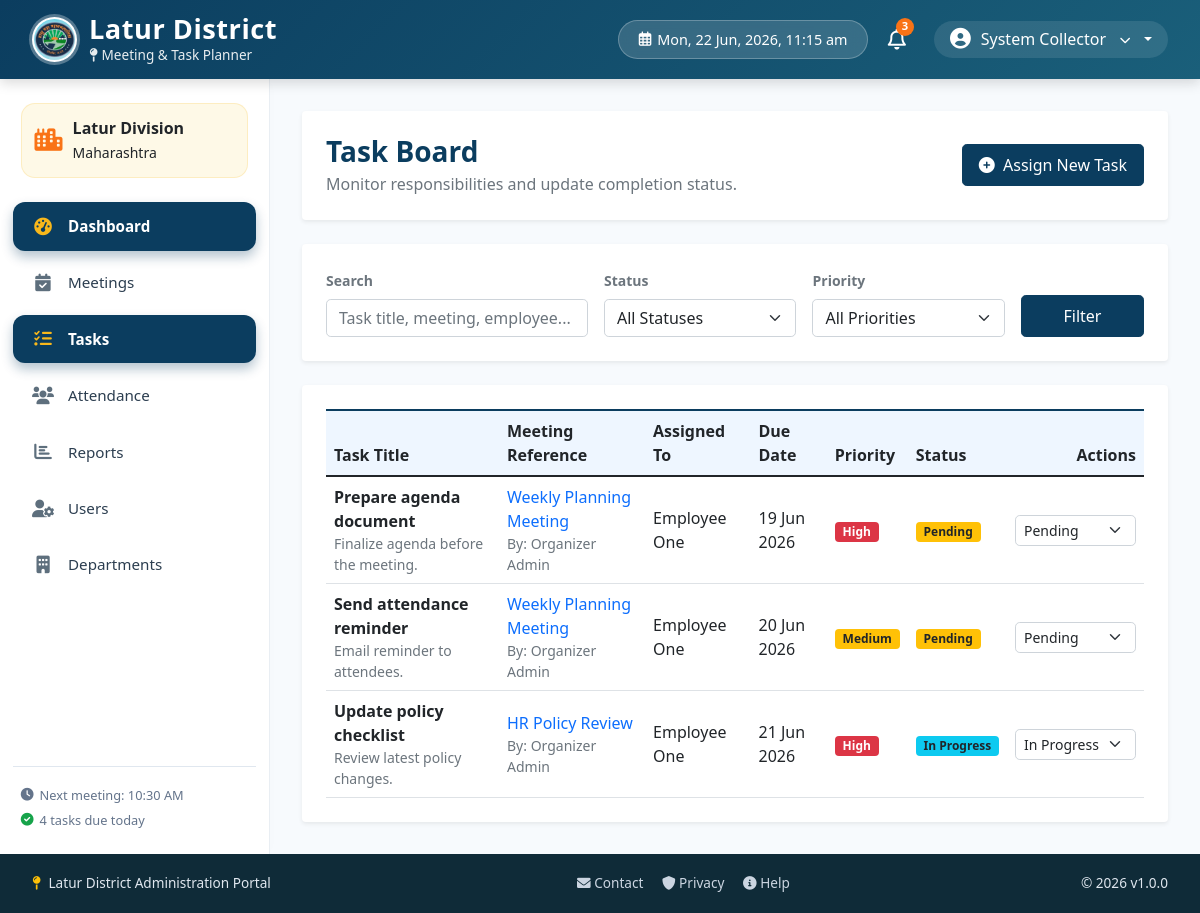
Screenshot of /modules/tasks/index.php (signed in) with the database file from the repository.
### tables this page shows
CREATE TABLE IF NOT EXISTS tasks (
  id INT AUTO_INCREMENT PRIMARY KEY,
  meeting_id INT NOT NULL,
  title VARCHAR(150) NOT NULL,
  assigned_to INT NOT NULL,
  due_date DATE NOT NULL,
  priority VARCHAR(20) NOT NULL,
  status VARCHAR(30) NOT NULL DEFAULT 'Pending',
  notes TEXT,
  created_at TIMESTAMP DEFAULT CURRENT_TIMESTAMP,
  FOREIGN KEY (meeting_id) REFERENCES meetings(id) ON DELETE CASCADE,
  FOREIGN KEY (assigned_to) REFERENCES users(id)
);

CREATE TABLE IF NOT EXISTS meetings (
  id INT AUTO_INCREMENT PRIMARY KEY,
  title VARCHAR(150) NOT NULL,
  meeting_date DATE NOT NULL,
  meeting_time TIME NOT NULL,
  location VARCHAR(150) NOT NULL,
  mode VARCHAR(50) NOT NULL,
  agenda TEXT NOT NULL,
  department VARCHAR(100) NOT NULL,
  organizer_id INT NOT NULL,
  status VARCHAR(30) NOT NULL DEFAULT 'Scheduled',
  created_at TIMESTAMP DEFAULT CURRENT_TIMESTAMP,
  FOREIGN KEY (organizer_id) REFERENCES users(id)
);

CREATE TABLE IF NOT EXISTS users (
  id INT AUTO_INCREMENT PRIMARY KEY,
  name VARCHAR(100) NOT NULL,
  email VARCHAR(150) NOT NULL UNIQUE,
  password VARCHAR(255) NOT NULL,
  role VARCHAR(50) NOT NULL,
  department VARCHAR(100) NOT NULL,
  isDeleted ENUM('Yes','No') NOT NULL DEFAULT 'No'
);

### modules/tasks/index.php (the view, shortened to what this page needs)
<?php
include_once '../../includes/header.php';
$conn = getDBConnection();
$user_id = $_SESSION['user_id'];
$role = $_SESSION['role'];
$searchQuery = isset($_GET['search']) ? sanitizeInput($_GET['search']) : '';
$sql = "";
if ($role === 'Collector') {
    $sql = "SELECT t.*, u.name as assignee_name, m.title as meeting_title, o.name as organizer_name
            FROM tasks t
            JOIN users u ON t.assigned_to = u.id
            JOIN meetings m ON t.meeting_id = m.id
            JOIN users o ON m.organizer_id = o.id
            WHERE 1=1";
}
$sql .= " ORDER BY t.due_date ASC";
$stmt = $conn->prepare($sql);
$stmt->execute();
$tasks = $stmt->get_result()->fetch_all(MYSQLI_ASSOC);
?>
<div class="row">
    <div class="col-12">
        <div class="card p-4 border-0 shadow-sm mb-4">
            <div class="d-flex justify-content-between align-items-center flex-wrap gap-2">
                <div>
                    <h3 class="fw-bold mb-1" style="color: #0b3d5f;">Task Board</h3>
                    <p class="text-muted mb-0">Monitor responsibilities and update completion status.</p>
                </div>
                <?php if ($role === 'Organizer' || $role === 'Collector'): ?>
                <a href="create.php" class="btn btn-primary rounded-3 px-3 py-2" style="background-color: #0b3d5f; border-color: #0b3d5f;">
                    <i class="fas fa-plus-circle me-1"></i> Assign New Task
                </a>
                <?php endif; ?>
            </div>
        </div>
        <div class="card p-4 border-0 shadow-sm mb-4 bg-white">
            <form method="GET" class="row g-3 align-items-end">
                <div class="col-md-4">
                    <label class="form-label small fw-bold text-secondary">Search</label>
                    <input type="text" name="search" class="form-control rounded-3" placeholder="Task title, meeting, employee..." value="<?php echo htmlspecialchars($searchQuery); ?>">
                </div>
                <div class="col-md-3">
                    <label class="form-label small fw-bold text-secondary">Status</label>
                    <select name="status" class="form-select rounded-3">
                        <option value="">All Statuses</option>
                    </select>
                </div>
                <div class="col-md-3">
                    <label class="form-label small fw-bold text-secondary">Priority</label>
                    <select name="priority" class="form-select rounded-3">
                        <option value="">All Priorities</option>
                    </select>
                </div>
                <div class="col-md-2 d-grid">
                    <button type="submit" class="btn btn-primary rounded-3 py-2" style="background-color: #0b3d5f; border-color: #0b3d5f;">Filter</button>
                </div>
            </form>
        </div>
        <div class="card p-4 border-0 shadow-sm bg-white">
            <?php if (empty($tasks)): ?>
                <div class="text-center py-5">
                    <i class="bi bi-card-checklist fs-1 text-muted"></i>
                    <p class="text-muted mt-2">No tasks found matching your filters.</p>
                </div>
            <?php else: ?>
                <div class="table-responsive">
                    <table class="table table-hover align-middle mb-0">
                        <thead style="background:#eef6ff; border-top: 2px solid #0b3d5f;">
                            <tr>
                                <th>Task Title</th>
                                <th>Meeting Reference</th>
                                <th>Assigned To</th>
                                <th>Due Date</th>
                                <th>Priority</th>
                                <th>Status</th>
                                <th class="text-end">Actions</th>
                            </tr>
                        </thead>
                        <tbody>
                            <?php foreach ($tasks as $task): ?>
                                <tr>
                                    <td>
                                        <div class="fw-bold text-dark"><?php echo htmlspecialchars($task['title']); ?></div>
                                        <small class="text-muted d-block"><?php echo htmlspecialchars($task['notes']); ?></small>
                                    </td>
                                    <td>
                                        <a href="../meetings/view.php?id=<?php echo $task['meeting_id']; ?>" class="text-decoration-none fw-semibold">
                                            <?php echo htmlspecialchars($task['meeting_title']); ?>
                                        </a>
                                        <small class="text-muted d-block">By: <?php echo htmlspecialchars($task['organizer_name']); ?></small>
                                    </td>
                                    <td>
                                        <div class="fw-semibold"><?php echo htmlspecialchars($task['assignee_name']); ?></div>
                                    </td>
                                    <td>
                                        <?php
                                        $dueDate = strtotime($task['due_date']);
                                        $isOverdue = ($dueDate < strtotime($today) && $task['status'] !== 'Completed');
                                        ?>
                                        <span class="<?php echo $isOverdue ? 'text-danger fw-bold' : ''; ?>">
                                            <?php echo date('d M Y', $dueDate); ?>
                                        </span>
                                    </td>
                                    <td>
                                        <?php
                                        $priority = $task['priority'];
                                        $pClass = match($priority) {
                                            'High' => 'danger',
                                            'Medium' => 'warning text-dark',
                                            'Low' => 'success',
                                            default => 'secondary'
                                        };
                                        ?>
                                        <span class="badge bg-<?php echo $pClass; ?>"><?php echo htmlspecialchars($priority); ?></span>
                                    </td>
                                    <td>
                                        <?php
                                        $status = $task['status'];
                                        $sClass = match($status) {
                                            'Completed' => 'success',
                                            'In Progress' => 'info text-dark',
                                            'Pending' => 'warning text-dark',
                                            default => 'secondary'
                                        };
                                        ?>
                                        <span class="badge bg-<?php echo $sClass; ?>"><?php echo htmlspecialchars($status); ?></span>
                                    </td>
                                    <td class="text-end">
                                        <?php if ($role === 'Employee' && $task['assigned_to'] == $user_id): ?>
                                            <form action="../../controllers/UpdateTaskStatusController.php" method="POST" class="d-inline-block">
                                                <input type="hidden" name="task_id" value="<?php echo $task['id']; ?>">
                                                <select name="status" class="form-select form-select-sm d-inline-block rounded-3 w-auto" onchange="this.form.submit()">
                                                    <option value="Pending" <?php echo $status === 'Pending' ? 'selected' : ''; ?>>Pending</option>
                                                    <option value="In Progress" <?php echo $status === 'In Progress' ? 'selected' : ''; ?>>In Progress</option>
                                                    <option value="Completed" <?php echo $status === 'Completed' ? 'selected' : ''; ?>>Completed</option>
                                                </select>
                                            </form>
                                        <?php elseif ($role === 'Organizer' || $role === 'Collector'): ?>
                                            <form action="../../controllers/UpdateTaskStatusController.php" method="POST" class="d-inline-block">
                                                <select name="status" class="form-select form-select-sm d-inline-block rounded-3 w-auto" onchange="this.form.submit()">
                                                    <option value="Pending" <?php echo $status === 'Pending' ? 'selected' : ''; ?>>Pending</option>
                                                    <option value="In Progress" <?php echo $status === 'In Progress' ? 'selected' : ''; ?>>In Progress</option>
                                                </select>
                                            </form>
                                        <?php else: ?>
                                            <span class="text-muted small">No actions available</span>
                                        <?php endif; ?>
                                    </td>
                                </tr>
                            <?php endforeach; ?>
                        </tbody>
                    </table>
                </div>
            <?php endif; ?>
        </div>
    </div>
</div>
<?php include_once '../../includes/footer.php'; ?>

### rows the page displays
tasks: title "Prepare agenda document", notes "Finalize agenda before the meeting.", meeting.title "Weekly Planning Meeting", users.name "Organizer Admin", assigned_to.name "Employee One", due_date "19 Jun 2026", priority "High", status "Pending"
tasks: title "Send attendance reminder", notes "Email reminder to attendees.", meeting.title "Weekly Planning Meeting", users.name "Organizer Admin", assigned_to.name "Employee One", due_date "20 Jun 2026", priority "Medium", status "Pending"
tasks: title "Update policy checklist", notes "Review latest policy changes.", meeting.title "HR Policy Review", users.name "Organizer Admin", assigned_to.name "Employee One", due_date "21 Jun 2026", priority "High", status "In Progress"

### other values shown
$userName "System Collector"
